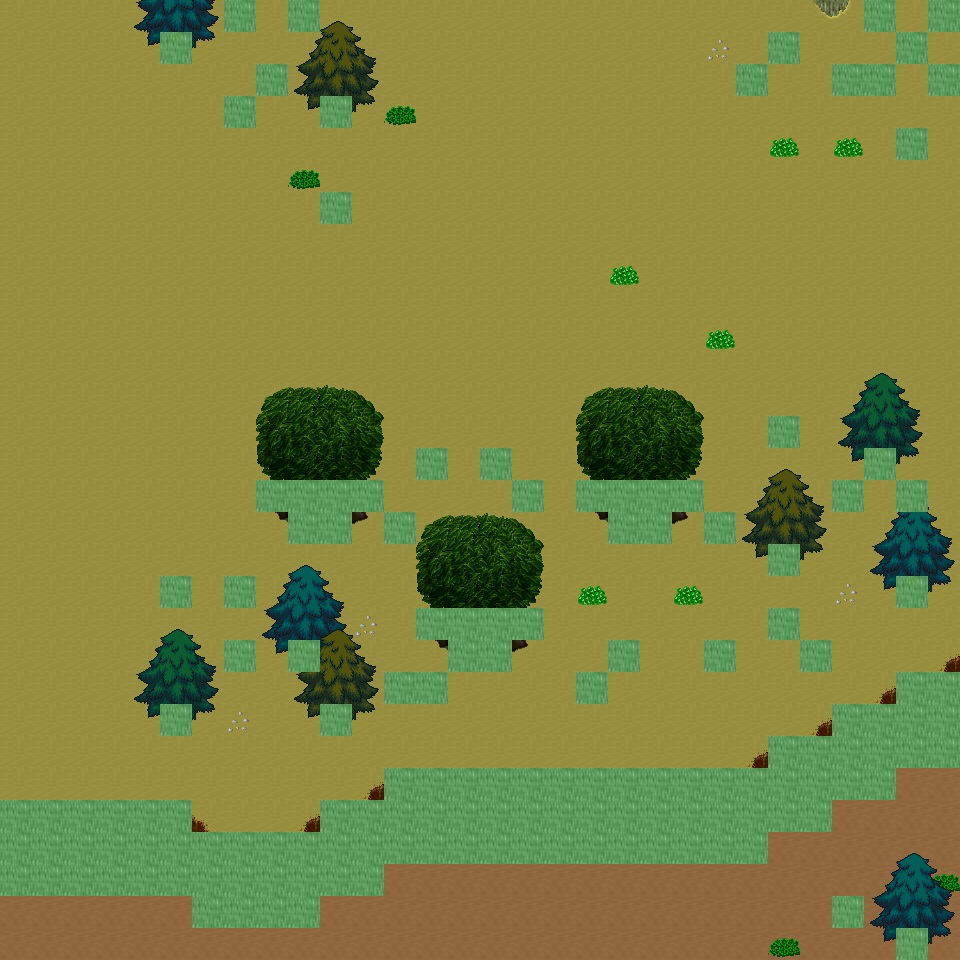

Rendered tile map (Tiled .tmx) drawn with the repository's tilesets; below, a short description and the map source with its tile grids summarised:
An orthogonal 30x30 tile map with 32x32 px tiles, 6 tile layers (Ground, Object, Object2, Above, ...), 23 tilesets and 9 objects (9x mapExit).

<map version="1.0" orientation="orthogonal" renderorder="right-down" width="30" height="30" tilewidth="32" tileheight="32" nextobjectid="10">
  <tileset firstgid="1" name="tileset_ground_ground" tilewidth="32" tileheight="32" tilecount="33" columns="3">
    <image source="../drawable/tileset_ground_ground.png" width="96" height="352" />
  </tileset>
  <tileset firstgid="34" name="tileset_ground_ridge_earth_dark" tilewidth="32" tileheight="32" tilecount="96" columns="12">
    <image source="../drawable/tileset_ground_ridge_earth_dark.png" width="384" height="256" />
  </tileset>
  <tileset firstgid="130" name="tileset_logic_collision" tilewidth="32" tileheight="32" tilecount="1" columns="1">
    <image source="../drawable/tileset_logic_collision.png" width="32" height="32" />
  </tileset>
  <tileset firstgid="131" name="tileset_logic_creature_animal" tilewidth="32" tileheight="32" tilecount="32" columns="8">
    <image source="../drawable/tileset_logic_creature_animal.png" width="256" height="128" />
  </tileset>
  <tileset firstgid="163" name="tileset_ground_earth_edges" tilewidth="32" tileheight="32" tilecount="18" columns="6">
    <image source="../drawable/tileset_ground_earth_edges.png" width="192" height="96" />
  </tileset>
  <tileset firstgid="181" name="tileset_plant_grasses" tilewidth="32" tileheight="32" tilecount="6" columns="3">
    <image source="../drawable/tileset_plant_grasses.png" width="96" height="64" />
  </tileset>
  <tileset firstgid="187" name="tileset_ground_earth_edges_yellowgreen" tilewidth="32" tileheight="32" tilecount="15" columns="5">
    <image source="../drawable/tileset_ground_earth_edges_yellowgreen.png" width="160" height="96" />
  </tileset>
  <tileset firstgid="202" name="tileset_ground_grass_corners" tilewidth="32" tileheight="32" tilecount="24" columns="6">
    <image source="../drawable/tileset_ground_grass_corners.png" width="192" height="128" />
  </tileset>
  <tileset firstgid="226" name="tileset_plant_tree_tree_darkgreen" tilewidth="32" tileheight="32" tilecount="88" columns="8">
    <image source="../drawable/tileset_plant_tree_tree_darkgreen.png" width="256" height="352" />
  </tileset>
  <tileset firstgid="314" name="tileset_plant_tree_evergreen" tilewidth="32" tileheight="32" tilecount="36" columns="3">
    <image source="../drawable/tileset_plant_tree_evergreen.png" width="96" height="384" />
  </tileset>
  <tileset firstgid="350" name="tileset_plant_bush_various_small" tilewidth="32" tileheight="32" tilecount="9" columns="3">
    <image source="../drawable/tileset_plant_bush_various_small.png" width="96" height="96" />
  </tileset>
  <tileset firstgid="359" name="tileset_plant_bush_bushes" tilewidth="32" tileheight="32" tilecount="10" columns="5">
    <image source="../drawable/tileset_plant_bush_bushes.png" width="160" height="64" />
  </tileset>
  <tileset firstgid="369" name="tileset_building_decoration_rocks" tilewidth="32" tileheight="32" tilecount="6" columns="3">
    <image source="../drawable/tileset_building_decoration_rocks.png" width="96" height="64" />
  </tileset>
  <tileset firstgid="375" name="tileset_ground_stonecircle" tilewidth="32" tileheight="32" tilecount="81" columns="9">
    <image source="../drawable/tileset_ground_stonecircle.png" width="288" height="288" />
  </tileset>
  <tileset firstgid="456" name="tileset_ground_rock_rocks" tilewidth="32" tileheight="32" tilecount="4" columns="2">
    <image source="../drawable/tileset_ground_rock_rocks.png" width="64" height="64" />
  </tileset>
  <tileset firstgid="460" name="tileset_building_decoration_orbpedestal" tilewidth="32" tileheight="32" tilecount="2" columns="1">
    <image source="../drawable/tileset_building_decoration_orbpedestal.png" width="32" height="64" />
  </tileset>
  <tileset firstgid="462" name="tileset_building_house_chalet" tilewidth="32" tileheight="32" tilecount="56" columns="7">
    <image source="../drawable/tileset_building_house_chalet.png" width="224" height="256" />
  </tileset>
  <tileset firstgid="518" name="tileset_building_tower_chalet" tilewidth="32" tileheight="32" tilecount="16" columns="2">
    <image source="../drawable/tileset_building_tower_chalet.png" width="64" height="256" />
  </tileset>
  <tileset firstgid="534" name="tileset_plant_bush_bush_pinks" tilewidth="32" tileheight="32" tilecount="4" columns="2">
    <image source="../drawable/tileset_plant_bush_bush_pinks.png" width="64" height="64" />
  </tileset>
  <tileset firstgid="538" name="tileset_ground_dry_grass" tilewidth="32" tileheight="32" tilecount="54" columns="9">
    <image source="../drawable/tileset_ground_dry_grass.png" width="288" height="192" />
  </tileset>
  <tileset firstgid="592" name="tileset_object_rock_pillars_stone" tilewidth="32" tileheight="32" tilecount="36" columns="6">
    <image source="../drawable/tileset_object_rock_pillars_stone.png" width="192" height="192" />
  </tileset>
  <tileset firstgid="628" name="tileset_building_door_brown_door" tilewidth="32" tileheight="32" tilecount="3" columns="1">
    <image source="../drawable/tileset_building_door_brown_door.png" width="32" height="96" />
  </tileset>
  <tileset firstgid="631" name="tileset_logic_creature_fowl" tilewidth="32" tileheight="32" tilecount="6" columns="6">
    <image source="../drawable/tileset_logic_creature_fowl.png" width="192" height="32" />
  </tileset>
  <layer name="Ground" width="30" height="30">
    <data>[900 cells, 900 non-empty, 4 distinct tile ids]</data>
  </layer>
  <layer name="Object" width="30" height="30">
    <data>[900 cells, 169 non-empty, 33 distinct tile ids]</data>
  </layer>
  <layer name="Object2" width="30" height="30">
    <data>[900 cells, 5 non-empty, 4 distinct tile ids]</data>
  </layer>
  <layer name="Above" width="30" height="30">
    <data>[900 cells, 104 non-empty, 36 distinct tile ids]</data>
  </layer>
  <layer name="Above2" width="30" height="30">
    <data>[900 cells, 30 non-empty, 10 distinct tile ids]</data>
  </layer>
  <layer name="Walkable" width="30" height="30">
    <data>[900 cells, 150 non-empty, 1 distinct tile ids]</data>
  </layer>
  <objectgroup name="MapEvents">
    <object id="1" name="north" type="mapExit" x="0" y="0" width="224" height="32">
      <properties>
        <property name="map" value="level_0_x170_y9" />
        <property name="x" value="0" />
        <property name="y" value="28" />
      </properties>
    </object>
    <object id="2" name="north2" type="mapExit" x="256" y="0" width="32" height="32">
      <properties>
        <property name="map" value="level_0_x170_y9" />
        <property name="x" value="8" />
        <property name="y" value="28" />
      </properties>
    </object>
    <object id="3" name="north3" type="mapExit" x="320" y="0" width="544" height="32">
      <properties>
        <property name="map" value="level_0_x170_y9" />
        <property name="x" value="10" />
        <property name="y" value="28" />
      </properties>
    </object>
    <object id="4" name="north4" type="mapExit" x="896" y="0" width="32" height="32">
      <properties>
        <property name="map" value="level_0_x170_y9" />
        <property name="x" value="28" />
        <property name="y" value="28" />
      </properties>
    </object>
    <object id="5" name="south" type="mapExit" x="0" y="928" width="896" height="32">
      <properties>
        <property name="map" value="level_0_x170_y11" />
        <property name="x" value="0" />
        <property name="y" value="1" />
      </properties>
    </object>
    <object id="6" name="south2" type="mapExit" x="928" y="928" width="32" height="32">
      <properties>
        <property name="map" value="level_0_x170_y11" />
        <property name="x" value="29" />
        <property name="y" value="1" />
      </properties>
    </object>
    </objectgroup>
</map>
<!-- 3 of 9 objects omitted -->
